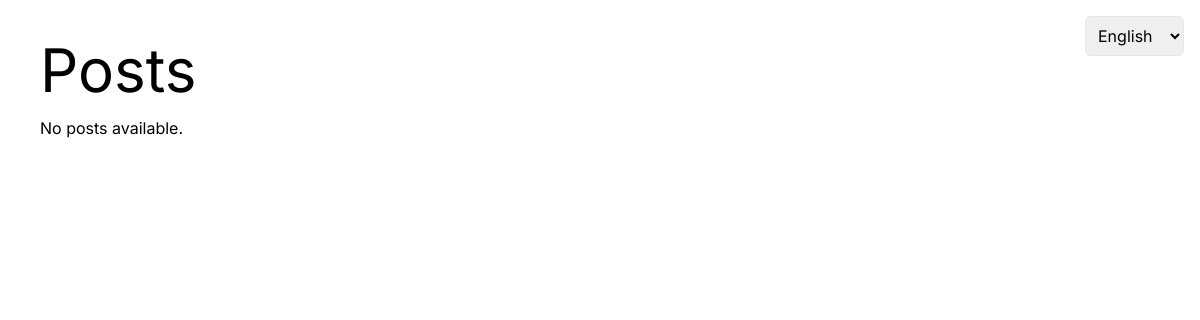
The app's page /, older data.
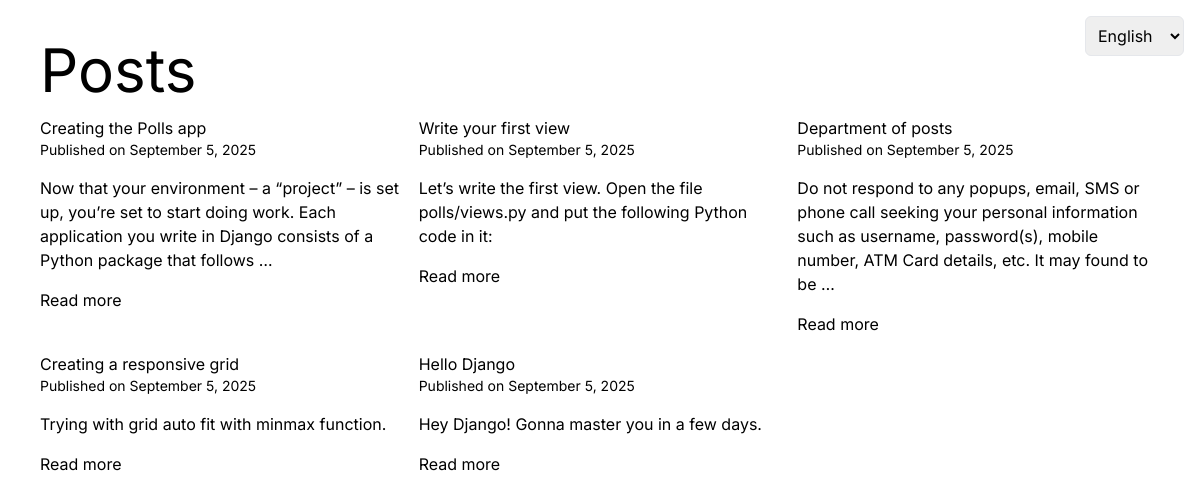
The same page, newer data.
### posts/models.py (models this page shows, shortened)
class Post(models.Model):
    title = models.CharField(max_length=200)
    content = models.TextField()
    created_at = models.DateTimeField(auto_now_add=True)

### posts/views.py (the view)
# urls.py: path("", views.post_list, name="post_list"),
def post_list(request):
    posts = Post.objects.all().order_by("-created_at")
    return render(request, "posts/post_list.html", {"posts": posts})

### posts/templates/posts/post_list.html (shortened to what this page needs)
{% extends "base.html" %}
{% load i18n %}
{% block content %}
  <div class="p-4">
    <h1 class="text-primary text-6xl">{% translate "Posts" %}</h1>
    <div class="grid grid-cols-[repeat(auto-fit,minmax(300px,1fr))] gap-4 mt-4">
      {% for post in posts %}
        <div class="card bg-base-200">
          <div class="card-body flex flex-col gap-4">
            <div>
              <h2 class="card-title text-secondary">{{ post.title }}</h2>
              <p class="text-sm text-base-content/50">
              </p>
            </div>
            <p>{{ post.content|truncatewords:30 }}</p>
            <div class="card-actions justify-end">
              <a href="{% url 'post_detail' post.pk %}"
                 class="btn btn-soft btn-primary btn-sm">{% translate "Read more" %}</a>
            </div>
          </div>
        </div>
      {% empty %}
        <p>{% translate "No posts available." %}</p>
      {% endfor %}
    </div>
  </div>
{% endblock content %}

### theme/templates/base.html (shortened to what this page needs)
{% load static tailwind_tags %}
{% load i18n %}
<!DOCTYPE html>
<html lang="en">
  <head>
    {% tailwind_css %}
  </head>
  <body class="min-h-screen relative">
    <div class="absolute top-4 right-4">
      <form action="{% url 'set_language' %}" method="post" class="inline">
        <select name="language"
                onchange="this.form.submit()"
                class="border border-gray-200 rounded-md p-2">
          {% get_current_language as LANGUAGE_CODE %}
          {% get_available_languages as LANGUAGES %}
          {% for code, name in LANGUAGES %}
            <option value="{{ code }}" {% if code == LANGUAGE_CODE %}selected{% endif %}>{{ name }}</option>
          {% endfor %}
        </select>
      </form>
    </div>
    <main class="p-6">
      {% block content %}
      {% endblock content %}
    </main>
  </body>
</html>

### theme/templates/base.html (style rules this page uses)
body { font-family: 'Inter', sans-serif; }

Row changes from the older to the newer data that the page shows:
added Post: title "Creating the Polls app", content "Now that your environment – a “project” – is set up, you’re set to start doing work. Each application you write in Django consists of a Python package that follows …"
added Post: title "Write your first view", content "Let’s write the first view. Open the file polls/views.py and put the following Python code in it:"
added Post: title "Department of posts", content "Do not respond to any popups, email, SMS or phone call seeking your personal information such as username, password(s), mobile number, ATM Card details, etc. It may found to be …"
added Post: title "Creating a responsive grid", content "Trying with grid auto fit with minmax function."
added Post: title "Hello Django", content "Hey Django! Gonna master you in a few days."
Text that changed along with them:
text no longer shown: "No posts available."
